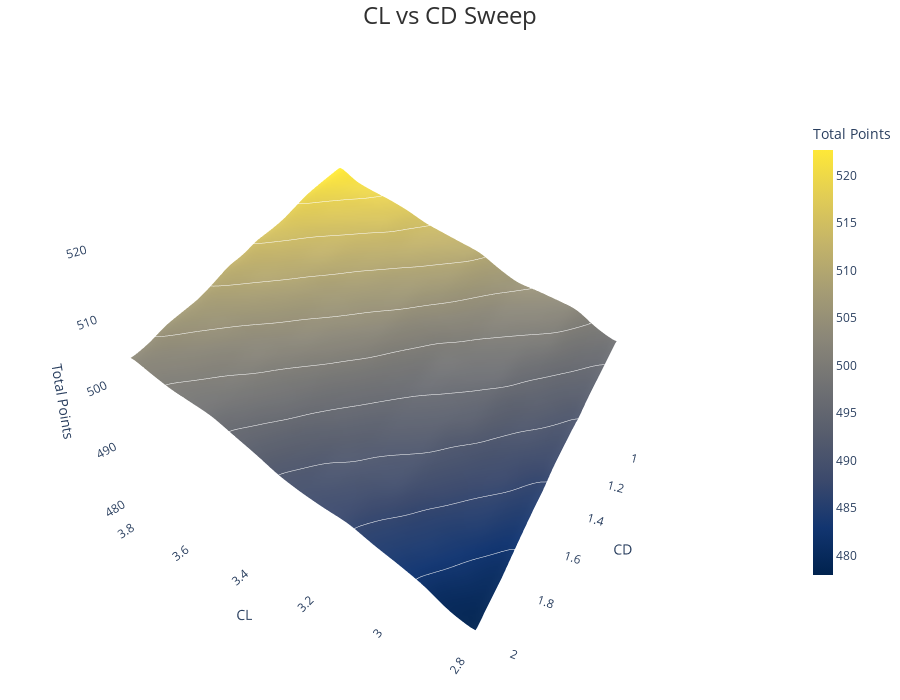

The notebook cell this image was saved under:
### Code cell
aero_results.plot_surface(
    view_angle=120,
    x_label="CL",
    y_label="CD",
    z_label="Total Points",
    title="CL vs CD Sweep",
)

### Figure 1 — Plotly figure (JSON) as saved in the notebook; plotly's stock layout.template omitted (floating-point values rounded to 4 significant figures; data arrays with more than 128 entries replaced by an {"elided": "..."} marker saying what was removed)
{"data": [{"colorbar": {"len": 0.7, "thickness": 20, "tickfont": {"size": 12}, "title": {"font": {"size": 14}, "text": "Total Points"}}, "colorscale": [[0, "#00224e"], [0.1111, "#123570"], [0.2222, "#3b496c"], [0.3333, "#575d6d"], [0.4444, "#707173"], [0.5556, "#8a8678"], [0.6667, "#a59c74"], [0.7778, "#c3b369"], [0.8889, "#e1cc55"], [1, "#fee838"]], "contours": {"z": {"color": "white", "end": 522.7, "show": true, "size": 4.471, "start": 478.0, "width": 2}}, "hovertemplate": "aero.cl: %{x:.2f}<br>aero.cd: %{y:.2f}<br>Total Points: %{z:.2f}<extra></extra>", "type": "surface", "x": {"elided": "80x80 float values"}, "y": {"elided": "80x80 float values"}, "z": {"elided": "80x80 float values"}}], "layout": {"height": 700, "margin": {"b": 15, "l": 0, "r": 0, "t": 15}, "scene": {"aspectratio": {"x": 1, "y": 1, "z": 0.8}, "camera": {"center": {"x": 0, "y": 0, "z": 0}, "eye": {"x": -1.0, "y": 1.732, "z": 0.8}, "up": {"x": 0, "y": 0, "z": 1}}, "xaxis": {"backgroundcolor": "rgba(240, 240, 240, 0.8)", "gridcolor": "rgba(211, 211, 211, 0.3)", "showbackground": true, "title": {"text": "CL"}}, "yaxis": {"backgroundcolor": "rgba(240, 240, 240, 0.8)", "gridcolor": "rgba(211, 211, 211, 0.3)", "showbackground": true, "title": {"text": "CD"}}, "zaxis": {"backgroundcolor": "rgba(240, 240, 240, 0.8)", "gridcolor": "rgba(211, 211, 211, 0.3)", "showbackground": true, "title": {"text": "Total Points"}}}, "title": {"font": {"color": "#303030", "size": 24}, "pad": {"b": 0, "t": 0}, "text": "CL vs CD Sweep", "x": 0.5, "xanchor": "center", "yanchor": "top"}, "width": 900}}
